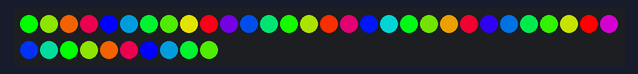
A sketch run on a simulated Arduino Uno, built with avr-gcc and run on an emulated ATmega328P. Parts: 40 RGB LEDs in strip order, left to right, continuing on the next row. Colours are those a GRB WS2812 strip shows for the declared byte order; random numbers use the default seed unless the sketch sets one.

Above: at 3.1 s.
At 6.17 s:
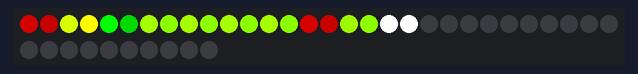

The sketch:

todd.ino
```cpp
#include <FastLED.h>

#include "Constants.h"

CRGB leds[NUM_LEDS];

const CRGB LEDS_STARTING_COLORS[NUM_LEDS] = {
// Frankenstirn
   CRGB::Green
  ,CRGB::DarkGreen
// Mummy
  ,CRGB::Gold
  ,CRGB::Yellow
// Dracula
  ,CRGB::Red
  ,CRGB::DarkRed
// reaper head
  ,CRGB::Orange
  ,CRGB::DarkOrange
// halooween pumpkin
  ,CRGB::Orange
  ,CRGB::DarkOrange
// mike myers
  ,CRGB::Orange
  ,CRGB::DarkOrange
// mike mysers 2
  ,CRGB::Orange
  ,CRGB::DarkOrange
// witch
  ,CRGB::Green
  ,CRGB::DarkGreen
// pumpkin
  ,CRGB::Orange
  ,CRGB::DarkOrange
// skeleton
  ,CRGB::White
  ,CRGB::White

};

int brightnessForFade[NUM_LEDS];
int fadeAmount[NUM_LEDS];

void setup() {
  delay(3000); // sanity delay

  randomSeed(analogRead(0));

  FastLED.addLeds<CHIPSET, LED_PIN, COLOR_ORDER>(leds, NUM_LEDS).setCorrection( TypicalLEDStrip );
  FastLED.setBrightness( BRIGHTNESS );

  fill_rainbow( leds, NUM_LEDS, 0, 40);
  FastLED.show(); // display this frame

  delay(3000); // sanity delay

  for(int i =0; i < NUM_LEDS; i++)
  {
    leds[i] = LEDS_STARTING_COLORS[i];
    brightnessForFade[i] = BRIGHT_START;
    fadeAmount[i] = 1;
  }
}

void loop()
{
  // Add entropy to random number generator; we use a lot of it.
  random16_add_entropy( random());

  fade();

  FastLED.show(); // display this frame
  FastLED.delay(1000 / FRAMES_PER_SECOND);
}

void fade()
{
   for(int i = 0; i < NUM_LEDS; i++ )
   {
      leds[i] = LEDS_STARTING_COLORS[i];  // Reset the LED to the starting color

      // Check for flicker. On a Flicker randomly increase or decrease the brightness fade
      if (random(100) < FLICKER_CHANCE)
      {
        if (random(2)){
          fadeAmount[i] = -fadeAmount[i];
        }
        brightnessForFade[i] = brightnessForFade[i] + (fadeAmount[i] * random(FLICKER_RANGE_LOW,FLICKER_RANGE_HIGH));
      }

     // Check to continue the gradual fade up or down of the LED
      if (random(100) < FADE_CHANCE){
        brightnessForFade[i] = brightnessForFade[i] + (fadeAmount[i] * random(1,2));

        // Reverse fade direction once we reach the boundaries
        if(brightnessForFade[i] < BRIGHT_START || brightnessForFade[i] > BRIGHT_END)
        {
          fadeAmount[i] = -fadeAmount[i];
        }
      }

      // Constraing the calculated brightness to the limits
      brightnessForFade[i] = constrain(brightnessForFade[i], BRIGHT_START, BRIGHT_END);

      leds[i].fadeLightBy(brightnessForFade[i]);
   }
}
```

Constants.h
```cpp
#define LED_PIN     6
#define COLOR_ORDER RGB
#define CHIPSET     WS2812
#define NUM_LEDS    40

#define BRIGHTNESS  255
#define FRAMES_PER_SECOND 60

// Percentage chance to flicker or fade up/down
#define FLICKER_CHANCE 25
#define FADE_CHANCE 75

// Range to fade brightness down
#define BRIGHT_START 0
#define BRIGHT_END 125

// Range of intensity of the flicker
#define FLICKER_RANGE_LOW 5
#define FLICKER_RANGE_HIGH 35
```

Measured:
- what the display in image 0 shows lasts 3.0 s, from 3.0 s to 6.0 s
